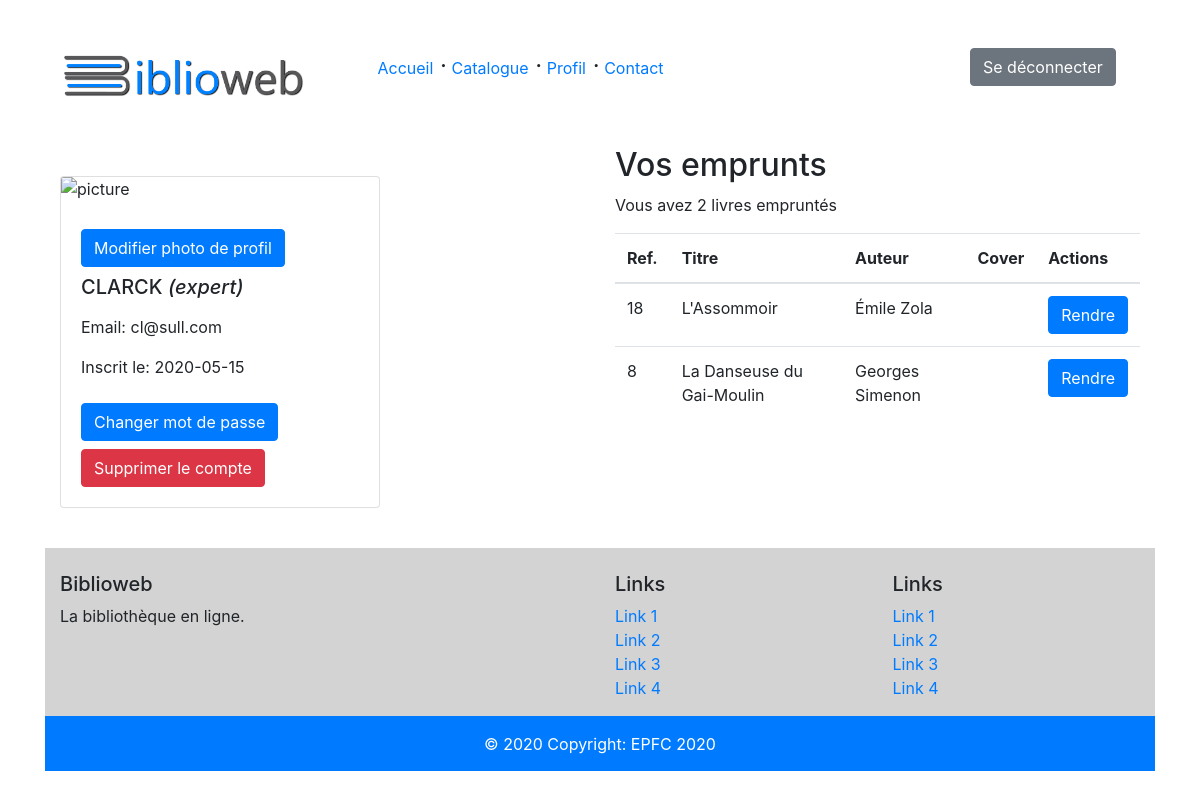
Screenshot of /profil.php (signed in) with the database file from the repository.
### tables this page shows
CREATE TABLE `users` (
  `id` int(10) UNSIGNED NOT NULL,
  `login` varchar(30) NOT NULL DEFAULT '',
  `email` varchar(255) NOT NULL,
  `status` varchar(60) NOT NULL DEFAULT '',
  `password` varchar(100) DEFAULT NULL,
  `nb_loans` smallint(5) UNSIGNED NOT NULL DEFAULT '0' COMMENT 'Nombre total des emprunts',
  `created_at` datetime NOT NULL DEFAULT CURRENT_TIMESTAMP,
  `image` varchar(255) DEFAULT NULL,
  `updated_at` datetime DEFAULT NULL
);

CREATE TABLE `loans` (
  `id` int(10) UNSIGNED NOT NULL,
  `user_id` int(10) UNSIGNED NOT NULL,
  `book_id` int(10) UNSIGNED NOT NULL,
  `return_date` date NOT NULL
);

CREATE TABLE `books` (
  `ref` int(10) UNSIGNED NOT NULL,
  `title` varchar(50) NOT NULL DEFAULT '',
  `author_id` int(10) UNSIGNED NOT NULL,
  `description` text,
  `cover_url` varchar(255) DEFAULT NULL
);

CREATE TABLE `authors` (
  `id` int(10) UNSIGNED NOT NULL,
  `lastname` varchar(30) NOT NULL DEFAULT '',
  `firstname` varchar(30) NOT NULL DEFAULT '',
  `nationality` varchar(30) NOT NULL DEFAULT ''
);

### profil.php (the view, shortened to what this page needs)
<?php
$titleLoans = "";
$buttonNewpic = "block;";
if(isset($_SESSION['image'])){
	$avatar = $_SESSION['image'];
} else {
	$avatar = "pictures/avatar.jpg";
}
$link = mysqli_connect(HOSTNAME,USERNAME,PASSWORD,DATABASE);
if($link) {
	$login = $_SESSION['login'];
	$query = "SELECT * FROM users WHERE login='$login'";
	$result = mysqli_query($link,$query);
	if($result) {
		$user = mysqli_fetch_assoc($result);
	}
	$user['login'] = strtoupper($user['login']);
	$user['created_at'] = substr($user['created_at'],0,10);
}
	$link = mysqli_connect(HOSTNAME,USERNAME,PASSWORD,DATABASE);
	if($link) {
		mysqli_set_charset($link, "utf8");
		$userId = $_SESSION['id'];
		$queryLoans = "SELECT loans.book_id, books.title, authors.lastname, authors.firstname, books.cover_url
						FROM loans, books,authors
						WHERE loans.book_id = books.ref
						AND authors.id = books.author_id
						AND loans.user_id = '$userId';";
		$resultLoansId = mysqli_query($link,$queryLoans);
		if($resultLoansId) {
			$userLoans = mysqli_fetch_all($resultLoansId, MYSQLI_ASSOC);
			$nbOnLoans = 0;
			$titleLoans = "Aucun emprunt";
		if($userLoans != NULL){
			if(isset($nbOnLoans)){
					$nbOnLoans = sizeof($userLoans);
				if($nbOnLoans > 1){
					$titleLoans = "Vos emprunts";
				} elseif($nbOnLoans === 1) {
					$titleLoans = "Votre emprunt";
				}
			}
		}
	}
}
?>
<?php
include 'inc/header.inc.php';
?>
<div class="row">
	<div class="col">
		<div class="card" style="width: 20rem; margin-bottom:40px; margin-top:30px;">
		  <img src="<?= $avatar ?>" class="card-img-top" alt="picture">
			<div class="card-body">
				<a style="<?= $buttonNewpic ?>" href="profil.php?picture"><p class="btn btn-primary mb-2 mt-2" >Modifier photo de profil</p></a>
				<h5 class="card-title"><?= $user['login']; ?> <em>(<?= $user['status']; ?>)</em></h5>
				<p class="card-text">
					<p><span>Email:</span> <?= $user['email']; ?></p>
					<p><span>Inscrit le:</span> <?= $user['created_at']; ?></p>
				</p>
				<form action="<?= $_SERVER['PHP_SELF']; ?>" method="post">
					<button name="btUpdate" class="btn btn-primary mb-2 mt-2">Changer mot de passe</button>
					<button name="btDelete" class="btn btn-danger" onclick="return confirm('Etes-vous sûr de vouloir supprimer votre compte?')">Supprimer le compte</button>
			</form>
		  </div>
		</div>
	</div>
	<div class="col">
		<h2><?= $titleLoans ?></h2>
		<p>Vous avez <?= $nbOnLoans ?> livres empruntés</p>
		<table class="table">
			<thead>
				<tr>
				<th scope="col">Ref.</th>
				<th scope="col">Titre</th>
				<th scope="col">Auteur</th>
				<th scope="col">Cover</th>
				<?php if(isset($_SESSION['login'])) { ?>
				<th scope="col">Actions</th>
				<?php } ?>
				</tr>
			</thead>
			<tbody>
				<?php foreach($userLoans as $loansUser){ ?>
					<tr>
						<td><?= $loansUser['book_id'] ?></td>
						<td><?= $loansUser['title'] ?></td>
						<td><?php echo $loansUser['firstname'].' '. $loansUser['lastname']?></td>
						<td><?= $loansUser['cover_url'] ?></td>
						<td>
							<form action="<?= $_SERVER["PHP_SELF"] ?>" method="post">
								<button name="btReturn" class="btn btn-primary">Rendre</button>
							</form>
						</td>
					</tr>
			<?php } ?>
			</tbody>
		</table>
	</div>
</div>
<?php include 'inc/footer.inc.php'; ?>

### design/style.css (style rules this page uses)
html body { background-color: white !important; }

### rows the page displays
users: status "expert", email "cl@sull.com"
loans: book "18", book.title "L'Assommoir", authors.firstname "Émile", authors.lastname "Zola"
loans: book "8", book.title "La Danseuse du Gai-Moulin", authors.firstname "Georges", authors.lastname "Simenon"

### other values shown
$user['login'] "CLARCK"
$user['created_at'] "2020-05-15"
$titleLoans "Vos emprunts"
$nbOnLoans "2"
